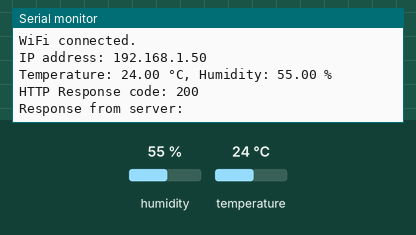
This sketch was run on a simulated ESP32. Parts: the last lines printed to the serial monitor. The inputs (shaded band) are chosen by the test bench; at power-on: humidity 55 %, temperature 24 °C. WiFi joins after 1.5 s; servers stay silent unless stated; uploads are accepted with an empty reply.

Above: at 2.7 s.
2.8 s: humidity set to 22 %
At 7.91 s:
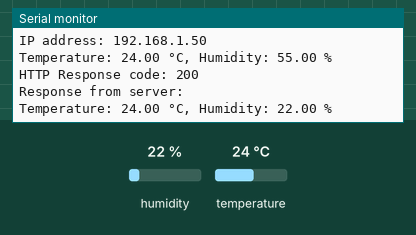
9.8 s: temperature set to 12 °C
At 14.7 s:
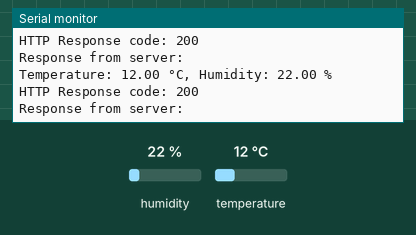
16.8 s: humidity set to 40 %
At 21.5 s:
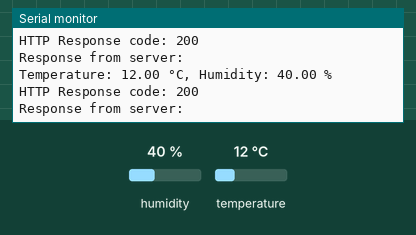
Timing chart, 0 to 23.0 s (numbered marks = the images above; inputs shaded):
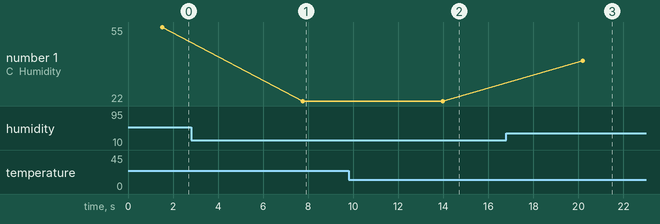

The sketch:

Class_3.ino
```cpp
#include <WiFi.h>
#include <HTTPClient.h>
#include <DHT.h>

// Wi-Fi credentials
const char* ssid = "Cybertron";
const char* password = "Cybertron_v1";

// DHT sensor setup
#define DHTPIN 19         // GPIO pin connected to DHT
#define DHTTYPE DHT11     // DHT11 or DHT22
DHT dht(DHTPIN, DHTTYPE); // Create DHT object

// PHP endpoint on your local XAMPP server
const char* serverName = "http://10.10.113.37/sensor/insert_sensor.php";

void setup() {
  Serial.begin(115200);
  dht.begin();

  // Connect to WiFi
  Serial.print("Connecting to WiFi");
  WiFi.begin(ssid, password);
  while (WiFi.status() != WL_CONNECTED) {
    delay(500);
    Serial.print(".");
  }
  Serial.println("\nWiFi connected.");
  Serial.print("IP address: ");
  Serial.println(WiFi.localIP());
}

void loop() {
  float temperature = dht.readTemperature();
  float humidity = dht.readHumidity();

  if (isnan(temperature) || isnan(humidity)) {
    Serial.println("Failed to read from DHT sensor!");
    delay(60000);
    return;
  }

  Serial.print("Temperature: ");
  Serial.print(temperature);
  Serial.print(" °C, Humidity: ");
  Serial.print(humidity);
  Serial.println(" %");

  if (WiFi.status() == WL_CONNECTED) {
    HTTPClient http;
    http.begin(serverName);
    http.addHeader("Content-Type", "application/x-www-form-urlencoded");

    String postData = "temperature=" + String(temperature) + "&humidity=" + String(humidity);

    int httpResponseCode = http.POST(postData);

    if (httpResponseCode > 0) {
      String response = http.getString();
      Serial.print("HTTP Response code: ");
      Serial.println(httpResponseCode);
      Serial.print("Response from server: ");
      Serial.println(response);
    } else {
      Serial.print("Error sending POST: ");
      Serial.println(httpResponseCode);
    }

    http.end();
  } else {
    Serial.println("WiFi Disconnected");
  }

  delay(6000);  // Wait 1 minute
}
```

Measured:
- after the input at 2.8 s, the serial monitor: prints a new line after 5.0 s (image 1)
- after the input at 9.8 s, the serial monitor: prints a new line after 4.2 s (image 2)
- after the input at 16.8 s, the serial monitor: prints a new line after 3.4 s (image 3)
- plotted number 1: 55 → 22 after the input at 2.8 s, 22 → 40 after the input at 16.8 s
